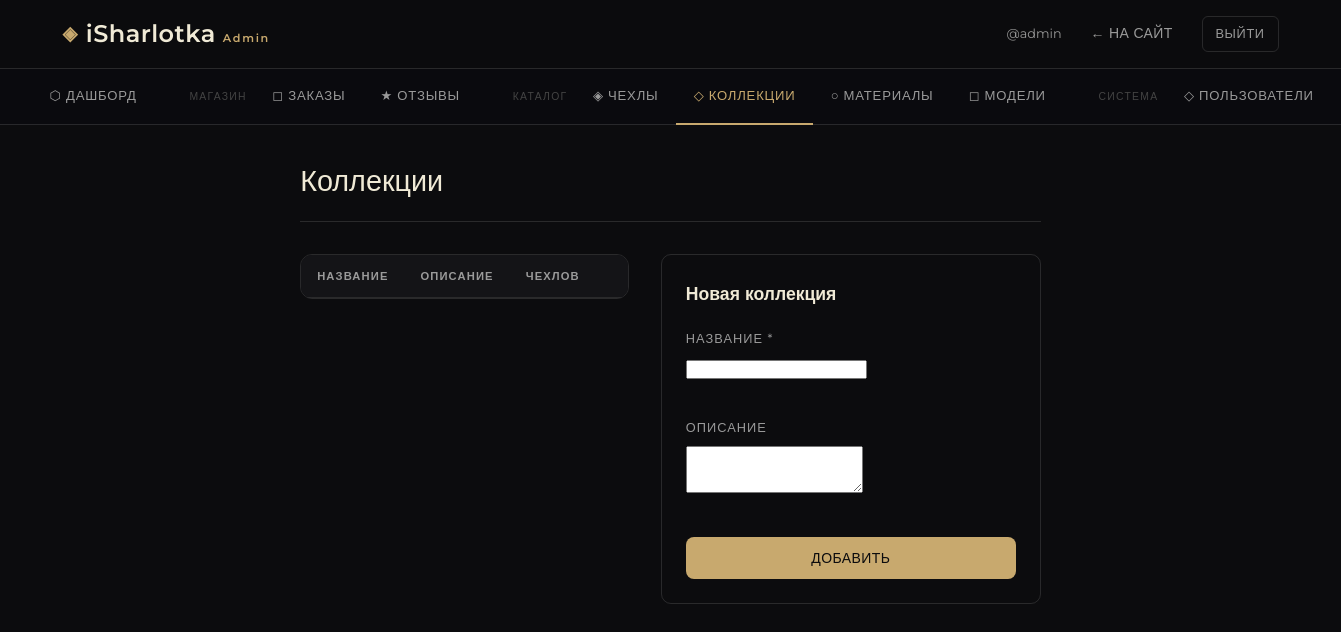
The page /admin/collections.php (signed in) on the database as committed earlier.
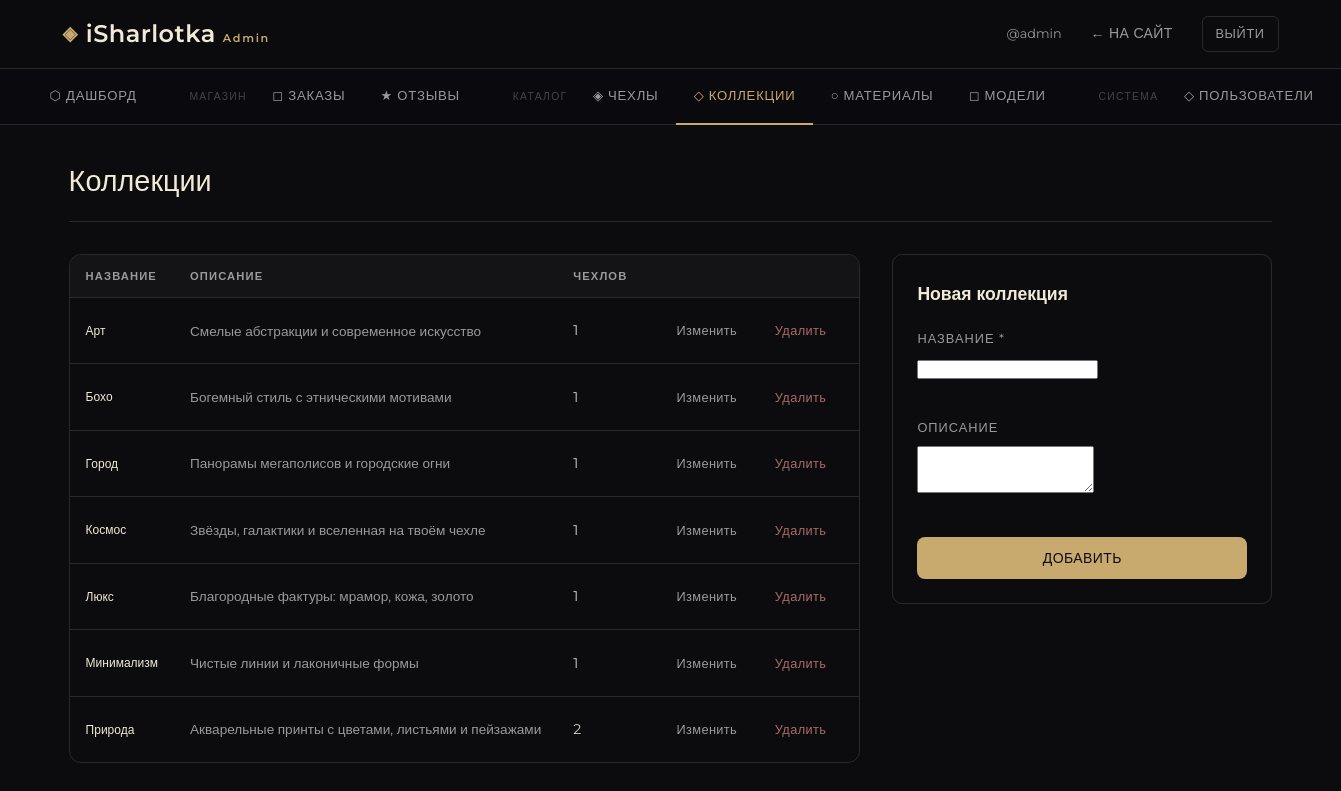
The same page on the database as committed later.
### tables this page shows
CREATE TABLE IF NOT EXISTS collections (
    id_collection INT AUTO_INCREMENT PRIMARY KEY,
    name VARCHAR(100) NOT NULL,
    description TEXT,
    cover_image VARCHAR(255),
    created_at TIMESTAMP DEFAULT CURRENT_TIMESTAMP
);

### admin/collections.php (the view, shortened to what this page needs)
<?php
require_once dirname(__DIR__) . '/config/db.php';
$edit = null;
$collections = $pdo->query("SELECT col.*, COUNT(c.id_case) as cnt
    FROM collections col
    LEFT JOIN cases_catalog c ON c.collection_id = col.id_collection
    GROUP BY col.id_collection ORDER BY col.name")->fetchAll();
require_once __DIR__ . '/header.php';
?>
<div class="admin-page-header">
    <h1>Коллекции</h1>
</div>
<div style="display:grid;grid-template-columns:1fr 380px;gap:2rem;align-items:start">
    <div class="table-wrapper">
        <table class="data-table">
            <thead>
                <tr><th>Название</th><th>Описание</th><th>Чехлов</th><th></th></tr>
            </thead>
            <tbody>
                <?php foreach ($collections as $col): ?>
                <tr>
                    <td style="color:var(--cream)"><?= htmlspecialchars($col['name']) ?></td>
                    <td style="color:var(--text-muted);font-size:0.85rem"><?= htmlspecialchars(mb_substr($col['description'],0,60)) ?><?= mb_strlen($col['description'])>60?'…':'' ?></td>
                    <td><?= $col['cnt'] ?></td>
                    <td>
                        <a href="?edit=<?= $col['id_collection'] ?>" class="btn btn-ghost btn-sm">Изменить</a>
                        <form method="post" style="display:inline" onsubmit="return confirm('Удалить коллекцию?')">
                            <button class="btn btn-ghost btn-sm" style="color:#aa6a6a">Удалить</button>
                        </form>
                    </td>
                </tr>
                <?php endforeach; ?>
            </tbody>
        </table>
    </div>
    <div style="background:var(--card-bg);border:1px solid var(--border);border-radius:10px;padding:1.5rem">
        <h3 style="font-family:var(--font-display);color:var(--cream);margin-bottom:1.25rem;font-size:1.1rem">
            <?= $edit ? 'Редактировать коллекцию' : 'Новая коллекция' ?>
        </h3>
        <form method="post" style="display:flex;flex-direction:column;gap:1rem">
            <div class="form-group">
                <label class="form-label">Название *</label>
                <input type="text" name="name" class="form-input"
                       value="<?= htmlspecialchars($edit['name'] ?? '') ?>" required>
            </div>
            <div class="form-group">
                <label class="form-label">Описание</label>
                <textarea name="description" class="form-input" rows="3"><?= htmlspecialchars($edit['description'] ?? '') ?></textarea>
            </div>
            <button class="btn btn-primary"><?= $edit ? 'Сохранить' : 'Добавить' ?></button>
        </form>
    </div>
</div>
<?php require_once __DIR__ . '/footer.php'; ?>

### admin/header.php (shortened to what this page needs)
<!DOCTYPE html>
<html lang="ru">
<head>
    <link rel="stylesheet" href="<?= BASE_URL ?>/css/style.css">
</head>
<body>
<header class="site-header">
    <div class="header-inner">
        <a href="<?= BASE_URL ?>/admin/index.php" class="logo">
            <span class="logo-icon">◈</span>
            <span class="logo-text">iSharlotka <span style="font-size:0.7rem;color:var(--gold);letter-spacing:0.15em;font-family:var(--font-body)">Admin</span></span>
        </a>
        <div style="margin-left:auto;display:flex;align-items:center;gap:1rem">
            <span style="font-size:0.8rem;color:var(--text-muted)">@<?= htmlspecialchars($_SESSION['login']) ?></span>
            <a href="<?= BASE_URL ?>/index.php" class="nav-link">← На сайт</a>
            <a href="<?= BASE_URL ?>/logout.php" class="btn-logout">Выйти</a>
        </div>
    </div>
</header>
<?php
$adminPage = basename($_SERVER['PHP_SELF']);
function aTab(string $href, string $icon, string $label, string $cur): string {
    $active = (basename($href) === $cur) ? ' active' : '';
    return "<a href='$href' class='admin-tab$active'>$icon $label</a>";
}
?>
<nav class="admin-topbar">
    <?php echo aTab(BASE_URL.'/admin/index.php',       '⬡', 'Дашборд',          $adminPage); ?>
    <span class="admin-tab-group-label">Магазин</span>
    <?php echo aTab(BASE_URL.'/admin/orders.php',      '◻', 'Заказы',           $adminPage); ?>
    <?php echo aTab(BASE_URL.'/admin/reviews.php',     '★', 'Отзывы',           $adminPage); ?>
    <span class="admin-tab-group-label">Каталог</span>
    <?php echo aTab(BASE_URL.'/admin/catalog.php',     '◈', 'Чехлы',            $adminPage); ?>
    <?php echo aTab(BASE_URL.'/admin/collections.php', '◇', 'Коллекции',        $adminPage); ?>
    <?php echo aTab(BASE_URL.'/admin/materials.php',   '○', 'Материалы',        $adminPage); ?>
    <?php echo aTab(BASE_URL.'/admin/models.php',      '◻', 'Модели',           $adminPage); ?>
    <span class="admin-tab-group-label">Система</span>
    <?php echo aTab(BASE_URL.'/admin/users.php',       '◇', 'Пользователи',     $adminPage); ?>
</nav>
<div class="admin-main-content">

### admin/footer.php
</div>
</body>
</html>

### css/style.css (style rules this page uses)
*, *::before, *::after { box-sizing: border-box; margin: 0; padding: 0; }
:root { --bg: #0C0C0E; --surface: #141417; --card: #1A1A1F; --card-hover:#212128; --border: rgba(255,255,255,0.07); --gold: #C8A96E; --gold-dim: rgba(200,169,110,0.15); --gold-glow: rgba(200,169,110,0.25); --cream: #F0EAD6; --text: #D8D0C4; --text-muted:#7A7570; --error: #E05A5A; --success: #5ABA8A; --radius: 12px; --radius-lg: 20px; --shadow: 0 8px 32px rgba(0,0,0,0.4); --shadow-lg: 0 20px 60px rgba(0,0,0,0.6); --font-display: 'Montserrat', sans-serif; --font-body: 'Montserrat', sans-serif; --transition: 0.25s cubic-bezier(0.4, 0, 0.2, 1); }
html { scroll-behavior: smooth; }
body { background: var(--bg); color: var(--text); font-family: var(--font-body); font-size: 15px; line-height: 1.65; min-height: 100vh; display: flex; flex-direction: column; }
a { color: var(--gold); text-decoration: none; transition: color var(--transition); }
.site-header { position: sticky; top: 0; z-index: 100; background: rgba(12,12,14,0.92); backdrop-filter: blur(20px); border-bottom: 1px solid var(--border); }
.header-inner { max-width: 1280px; margin: 0 auto; padding: 0 2rem; height: 68px; display: flex; align-items: center; gap: 2rem; justify-content: space-between; }
.logo { display: flex; align-items: center; gap: 0.5rem; color: var(--cream); font-family: var(--font-display); font-size: 1.5rem; font-weight: 600; letter-spacing: 0.02em; }
.logo-icon { color: var(--gold); font-size: 1.2rem; }
.nav-link { padding: 0.4rem 0.8rem; border-radius: 6px; color: var(--text-muted); font-size: 0.875rem; font-weight: 400; letter-spacing: 0.03em; text-transform: uppercase; transition: all var(--transition); }
.btn-logout { font-size: 0.8rem; letter-spacing: 0.05em; text-transform: uppercase; color: var(--text-muted); padding: 0.4rem 0.8rem; border: 1px solid var(--border); border-radius: 6px; transition: all var(--transition); }
.btn { display: inline-flex; align-items: center; justify-content: center; gap: 0.5rem; padding: 0.75rem 1.75rem; border-radius: 8px; font-family: var(--font-body); font-size: 0.875rem; font-weight: 500; letter-spacing: 0.03em; cursor: pointer; border: none; transition: all var(--transition); text-transform: uppercase; }
.btn-primary { background: var(--gold); color: var(--bg); }
.btn-ghost { background: transparent; color: var(--text-muted); border: 1px solid transparent; padding: 0.5rem 1rem; text-transform: none; }
.btn-sm { padding: 0.45rem 1rem; font-size: 0.8rem; }
.form-group { margin-bottom: 1.25rem; }
.form-label { display: block; font-size: 0.8rem; letter-spacing: 0.08em; text-transform: uppercase; color: var(--text-muted); margin-bottom: 0.5rem; }
.admin-page-header { display: flex; align-items: center; justify-content: space-between; margin-bottom: 2rem; }
.admin-page-header h1 { font-family: var(--font-display); font-size: 2rem; color: var(--cream); font-weight: 400; }
.table-wrapper { overflow-x: auto; border-radius: var(--radius); border: 1px solid var(--border); }
.data-table { width: 100%; border-collapse: collapse; }
.data-table th { padding: 0.75rem 1rem; background: var(--surface); font-size: 0.7rem; letter-spacing: 0.1em; text-transform: uppercase; color: var(--text-muted); text-align: left; white-space: nowrap; border-bottom: 1px solid var(--border); }
.data-table td { padding: 0.875rem 1rem; font-size: 0.875rem; border-bottom: 1px solid var(--border); vertical-align: middle; }
.data-table tr:last-child td { border: none; }
.data-table td:first-child { color: var(--text-muted); font-size: 0.75rem; }
:root { --text-muted: #9a9a9a; --border: rgba(255,255,255,0.12); }

Rows that differ between the two databases and show on the page:
added collections: name "Арт", description "Смелые абстракции и современное искусство", cnt "1"
added collections: name "Бохо", description "Богемный стиль с этническими мотивами", cnt "1"
added collections: name "Город", description "Панорамы мегаполисов и городские огни", cnt "1"
added collections: name "Космос", description "Звёзды, галактики и вселенная на твоём чехле", cnt "1"
added collections: name "Люкс", description "Благородные фактуры: мрамор, кожа, золото", cnt "1"
added collections: name "Минимализм", description "Чистые линии и лаконичные формы", cnt "1"
added collections: name "Природа", description "Акварельные принты с цветами, листьями и пейзажами", cnt "2"
